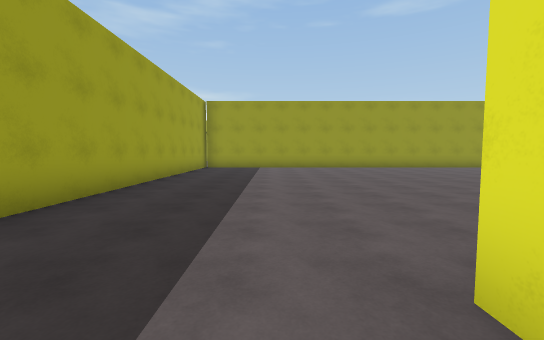
View 1 (above)

23 first-person views from a walk through a scene from a Unity 3-D project. The camera is 1.5 m above the floor, tilts 4° down and sees 90° across. The floor is counted in squares, 2 m on a side. Each view is taken from the middle of a square. On the plan, view 1 faces up. The plan holds only what a view shows up to about 10 squares ahead; the rest is blank. The place goes on beyond the plan. The player is left out.

View 2
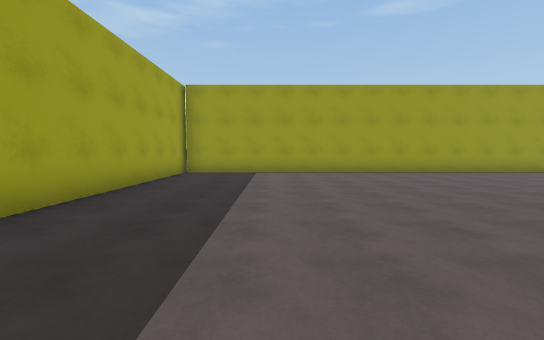

View 3
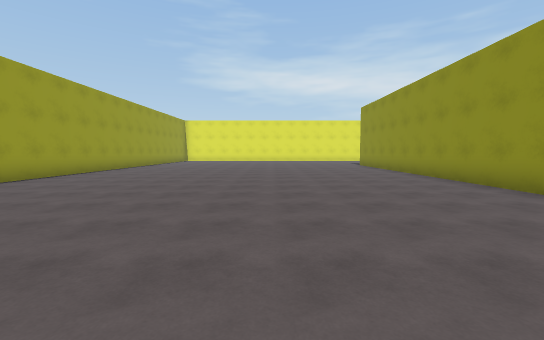

View 4
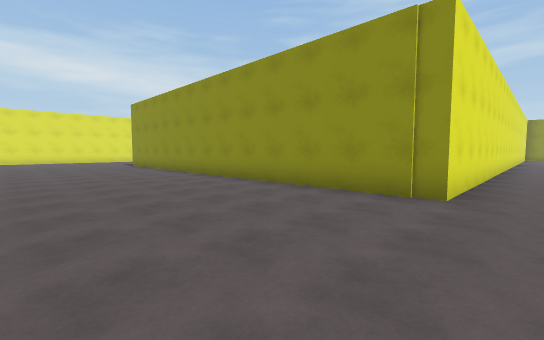

View 5
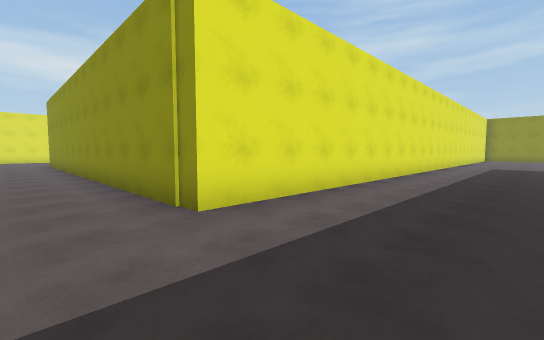

View 6
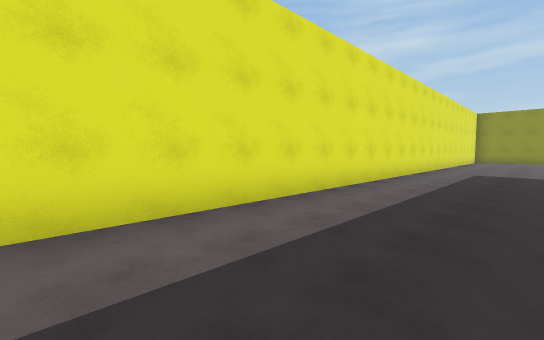

View 7
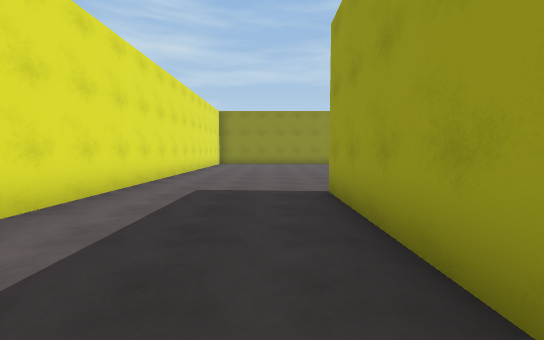

View 8
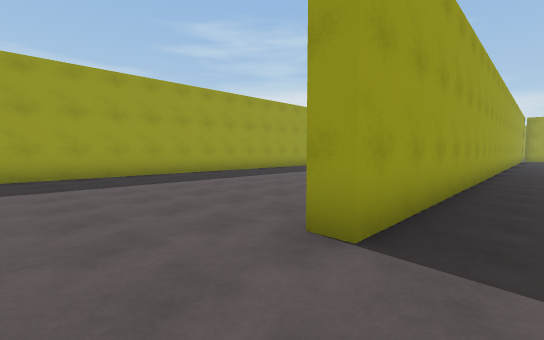

View 9
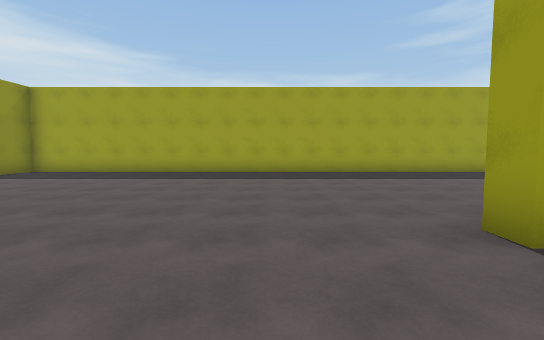

View 10
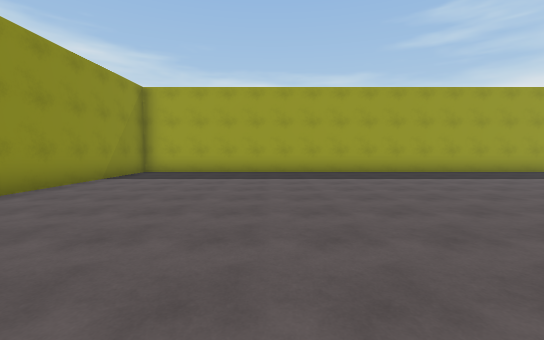

View 11
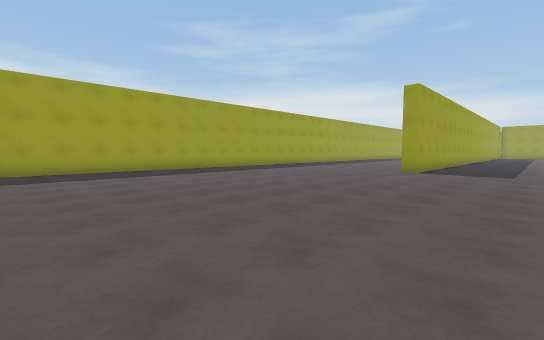

View 12
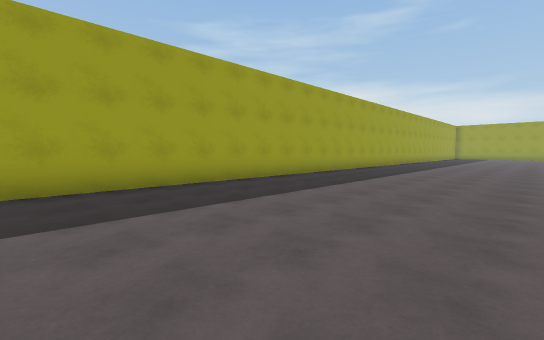

View 13
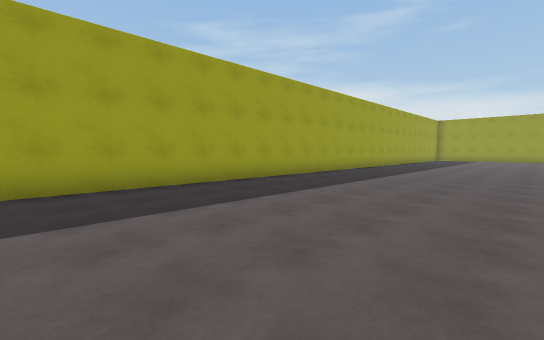

View 14
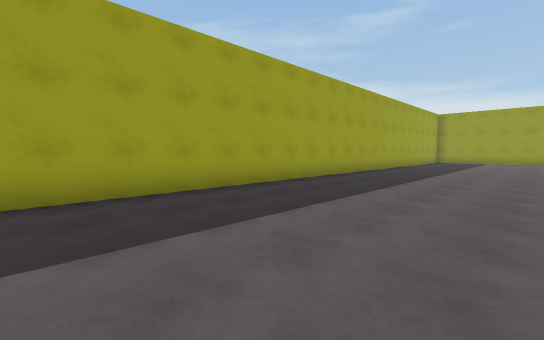

View 15
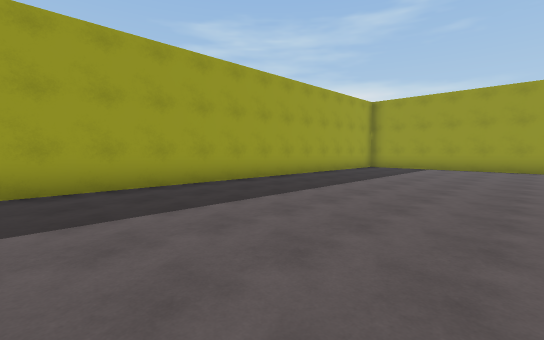

View 16
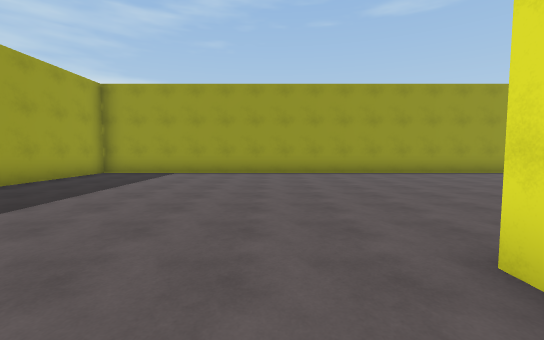

View 17
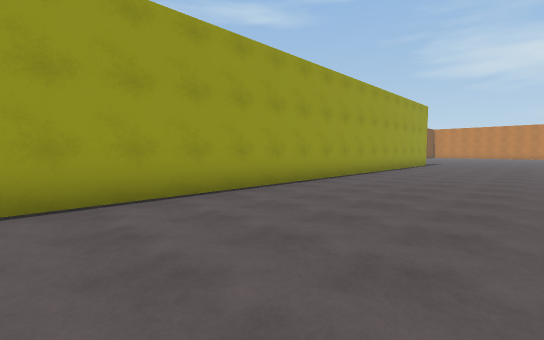

View 18
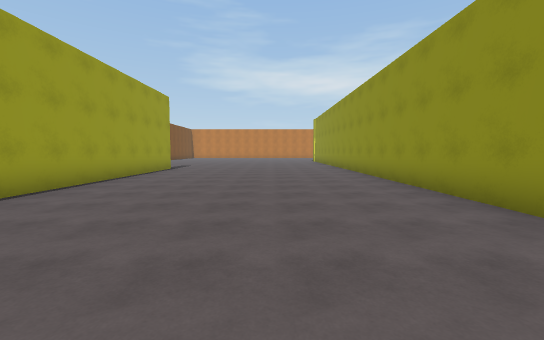

View 19
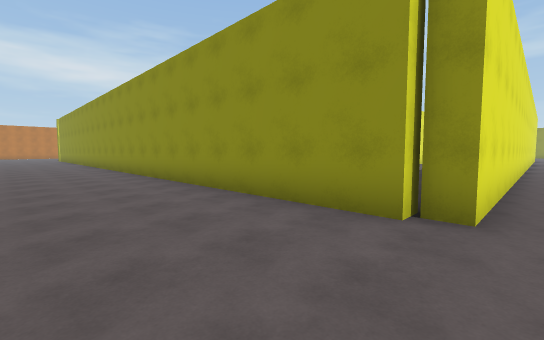

View 20
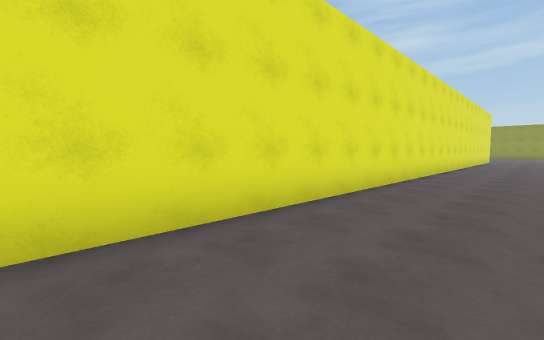

View 21
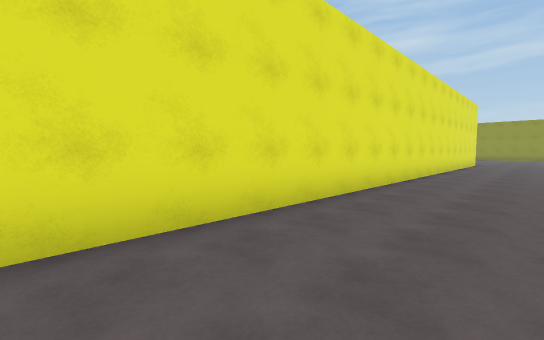

View 22
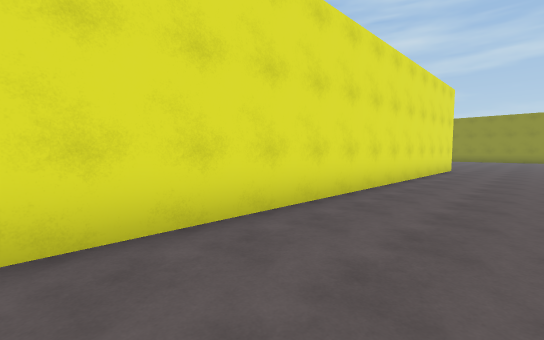

View 23
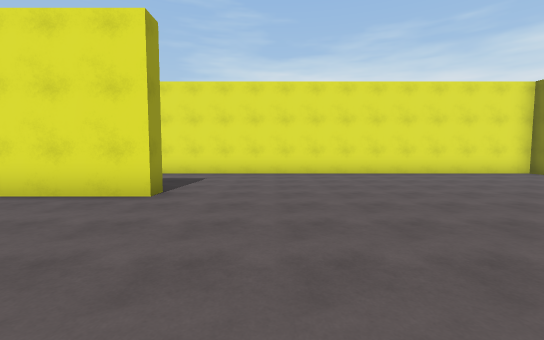

### Floor plan
Points are (right, up) in squares from view 1. A wall is a line through its corners. A room is listed if a view was taken in it or the views show most of it. See-through windows are left out.
Room 1 (views 1, 2, 3, 4, 5, 6, 7)
walls: (-3, 0.1) (-3, -11); (-3, 12.7) (-3, 3); (10.1, 12.4) (-3, 12.4); (1, -11.6) (1, 1.3) (10.5, 1.3)
ways out: opening at (-1, -10.7) to room 2
Room 2 (views 8, 9, 10, 11, 12, 13, 14, 15, 16, 17, 18, 19, 20, 21, 22, 23)
walls: (-3, -11) (-3.6, -11) (-3.6, 12.7) (-3, 12.7) (-3, 12.9) (11, 12.9); (11, 20.3) (-10.7, 20.3) (-10.7, -21.5); (1, -21.5) (1, -11.6)
ways out: opening at (-1, -10.7) to room 1

Positions as (right, up) in squares from view 1, and headings:
1: (0, 0), facing up
2: (0, 3), facing up
3: (0, 6), facing right
4: (0, 6), facing down-right
5: (-2, 3), facing down-right
6: (-2, -1), facing down-right
7: (-2, -6), facing down
8: (-2, -13), facing up-left
9: (-1, -13), facing left
10: (-1, -17), facing left
11: (0, -21), facing up-left
12: (-5, -9), facing up-left
13: (-5, -3), facing up-left
14: (-6, 1), facing up-left
15: (-5, 8), facing up-left
16: (-5, 11), facing up
17: (-3, 16), facing up-right
18: (1, 16), facing right
19: (-4, 16), facing down-right
20: (-6, 11), facing down-right
21: (-6, 6), facing down-right
22: (-6, 1), facing down-right
23: (-8, -13), facing right
